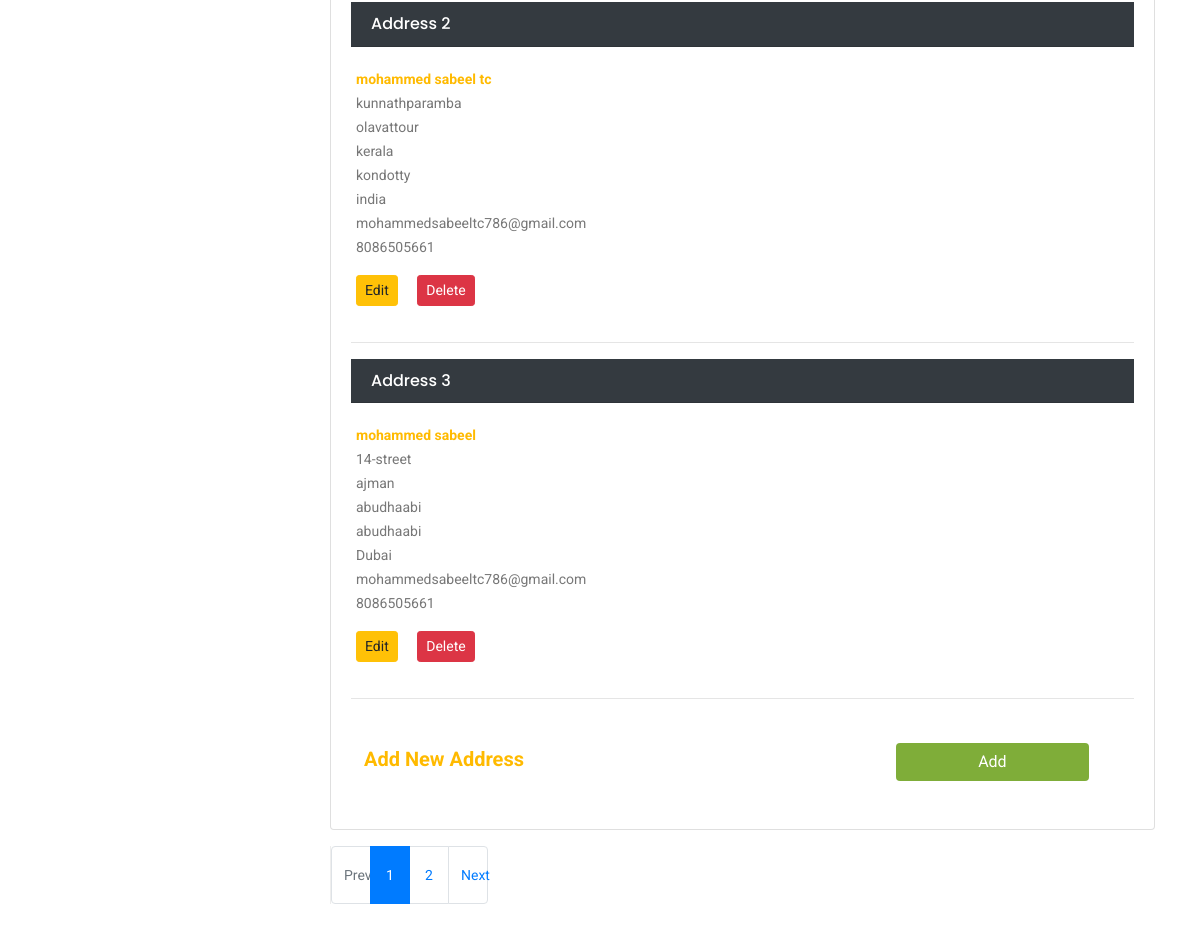
Page /myAddress/ (signed in, middle part) on the earlier database version.
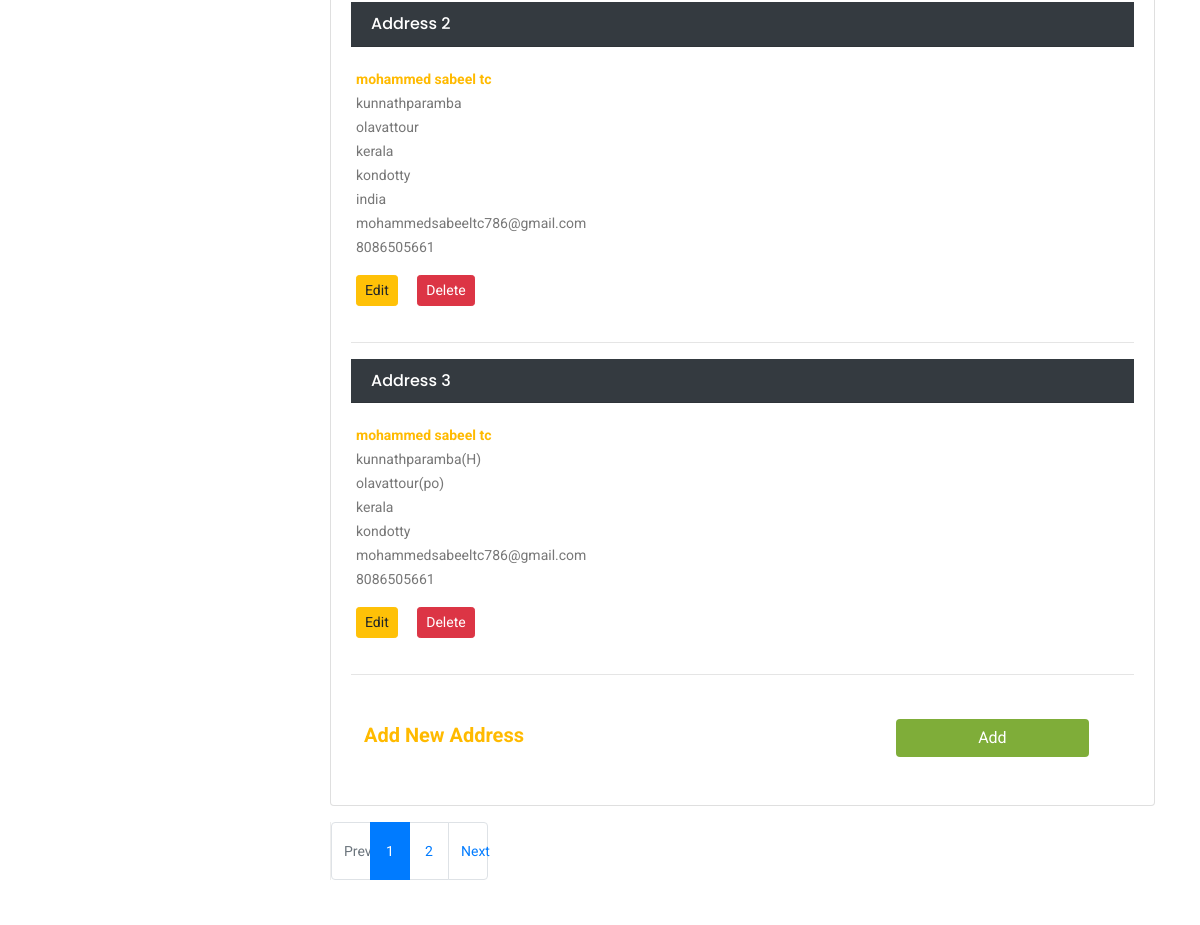
Same page on the later database version.
### order/models.py (models this page shows, shortened)
class Address(models.Model):
    user = models.ForeignKey(CustomUser,on_delete=models.CASCADE)
    first_name = models.CharField(max_length=50)
    last_name   = models.CharField(max_length=50)
    phone = models.CharField(max_length=15)
    email = models.EmailField(max_length=50)
    address_line1 = models.CharField(max_length=50)
    address_line2 = models.CharField(max_length=50,null=True)
    state =   models.CharField(max_length=50)
    country =   models.CharField(max_length=50,blank=True)
    city =   models.CharField(max_length=50,blank=True)
    order_note = models.CharField(max_length=100, blank=True)
    def full_name(self):
        return f"{self.first_name} {self.last_name}"

### home/views.py (the view)
# urls.py: path('myAddress/', views.myAddress, name='myAddress'),
@login_required(login_url='login')
def myAddress(request):
  current_user = request.user
  address = Address.objects.filter(user=current_user)
  paginator = Paginator(address,3)
  page= request.GET.get('page')
  paged_address = paginator.get_page(page)
  context = {
    'address':paged_address,
  }
  return render(request,'profile/myAddress.html', context)

### templates/profile/myAddress.html (shortened to what this page needs)
{% extends 'profile/profile.html' %}
{% load static %}
{% block content%}
 <main class="col-md-9">
        <article class="card">
          {% if address %}
          <div class="card-body">
            <div class="row">
              <div class="col-md-12">
          {% for item in address %}
          <h5 class="card-header bg-dark text-white">Address {{forloop.counter}}</h5>
          <div class="card-body form-check row">
            <div class="row">
              <div class="col-md-12">
                <div class="d-block">
                    <p class="card-text mb-0"><b>{{item.full_name}}</b> <br> {{item.address_line1}}<br> {{item.address_line2}}<br> {{item.state}}<br>{{item.city}}<br>{{item.country}} </p>
                    <p class="cart-text mb-0">{{item.email}}</p>
                    <p class="cart-text mb-0">{{item.phone}}</p>
                </div>
                <div class="mt-3">
                  <a href="{% url 'editAddress' item.id %}"><button class="btn btn-warning btn-sm mr-2">Edit</button></a>
                  <button class="btn btn-danger btn-sm ml-2" data-toggle="modal" data-target="#modal{{item.id}}">Delete</button>
                </div>
              </div>
            </div>
          </div>
              <hr>
          {%endfor%}
          </div>
          <div class="card-body form-check row">
              <div class="col-12  py-2">
                  <div class="row d-flex align-content-center">
                      <div class="col-12 d-block ml-2 d-flex">
                          <p class="card-text mt-1 h5"><b class="text-center">Add New Address</b></p>
                          <a href="{% url 'addAddress' %}" class="col-3 btn ml-auto mr-5 text-white"  style="background-color: #7fad39;">Add</a>
                      </div>
                  </div>
              </div>
          {%endif%}
        </article>
          <nav class="mb-3 mt-3" aria-label="page navigation sample">
          {% if address.has_other_pages %}
            <ul class="pagination">
            {% if address.has_previous %}
              <li class="page-item"><a class="page-link "href="?page={{address.previous_page_number}}">Previous</a></li>
              {% else %}
              <li class="page-item disabled"><a class="page-link "href="#">Previous</a></li>
              {% endif %}
              {% for i in address.paginator.page_range %}
              {% if address.number == i %}
               <li class="page-item active"><a class="page-link "href="#">{{i}}</a></li>
               {% else %}
               <li class="page-item"><a class="page-link "href="?page={{i}}">{{i}}</a></li>
               {% endif %}
               {% endfor %}
               {% if address.has_next %}
              <li class="page-item"><a class="page-link" href="?page={{address.next_page_number}}">Next</a></li>
              {% else %}
               <li class="page-item disabled"><a class="page-link" href="#">Next</a></li>
              {% endif %}
            </ul>
            {% endif %}
          </nav>
      </main>
{% endblock %}

### templates/profile/profile.html (shortened to what this page needs)
{% load static %}
<!DOCTYPE html>
<html lang="zxx" class="no-js">
  <head>
    <link rel="stylesheet" href="{% static 'css/linearicons.css'%}" />
    <link rel="stylesheet" href="{% static 'css/owl.carousel.css'%}" />
    <link rel="stylesheet" href="{% static 'css/font-awesome.min.css'%}" />
    <link rel="stylesheet" href="{% static 'css/themify-icons.css'%}" />
    <link rel="stylesheet" href="{% static 'css/nice-select.css'%}" />
    <link rel="stylesheet" href="{% static 'css/nouislider.min.css'%}" />
    <link rel="stylesheet" href="{% static 'css/bootstrap.css'%}" />
    <link rel="stylesheet" href="{% static 'css/main.css'%}" />
  </head>
  <body id="category" style="overflow-x:hidden;">
     <section class="login_box_area section_gap ">
     <div class="container">
     <div class="row d-flex justify-content-around">
    <aside class="col-12 col-md-3 mb-3 ">
    </aside>
{%block content%}{%endblock%}
</div>
    </section>
  </body>
</html>

Differences in the rows shown:
removed Address: full_name "mohammed sabeel", address_line1 "14-street", address_line2 "ajman", state "abudhaabi", city "abudhaabi", country "Dubai", email "mohammedsabeeltc786@gmail.com", phone "8086505661"
now on this page (row unchanged): Address: full_name "mohammed sabeel tc", address_line1 "kunnathparamba(H)", address_line2 "olavattour(po)", state "kerala", city "kondotty", email "mohammedsabeeltc786@gmail.com", phone "8086505661"
